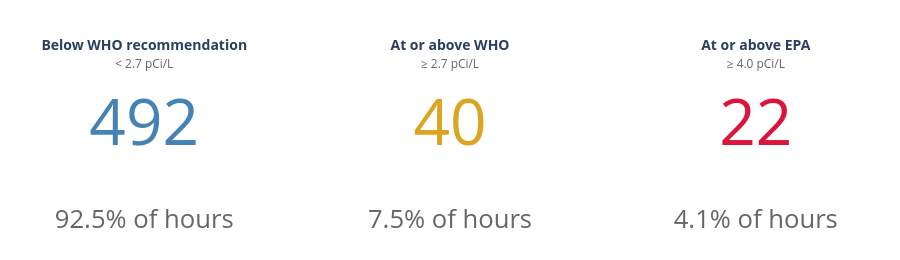

Source (notebook cell):
### Markdown cell above
## Threshold exceedance — headline metrics

Three counts that **overlap by design**: hours below the WHO recommendation, hours at or above WHO, and hours at or above EPA. Every hour above EPA is also above WHO, so these don't sum to 100% — they're three independent answers to "how often was radon at concerning levels?" The next chart breaks the same exceedance counts down day by day.

### Code cell
total = len(df_post)
below_who    = int((df_post['radon'] <  WHO_LEVEL).sum())
at_above_who = int((df_post['radon'] >= WHO_LEVEL).sum())
at_above_epa = int((df_post['radon'] >= EPA_LEVEL).sum())

cards = [
    ('Below WHO recommendation', f'< {WHO_LEVEL} pCi/L', below_who,    'steelblue'),
    ('At or above WHO',          f'≥ {WHO_LEVEL} pCi/L', at_above_who, 'goldenrod'),
    ('At or above EPA',          f'≥ {EPA_LEVEL} pCi/L', at_above_epa, 'crimson'),
]

fig = make_subplots(rows=1, cols=3,
                    specs=[[{'type': 'indicator'}] * 3])

for col, (label, sub, n, color) in enumerate(cards, start=1):
    pct = n / total * 100
    fig.add_trace(go.Indicator(
        mode='number',
        value=n,
        number={
            'font': {'color': color, 'size': 64},
            'suffix': f'<br><span style="font-size:0.40em;color:#666">'
                      f'{pct:.1f}% of hours'
                      f'</span>',
        },
        title={
            'text': f'<b>{label}</b><br>'
                    f'<span style="font-size:0.85em;color:#666">{sub}</span>',
            'font': {'size': 14},
        },
    ), row=1, col=col)

fig.update_layout(height=260, margin=dict(t=0, b=20, l=20, r=20))
fig.show()

### Figure 1 — Plotly figure (JSON) as saved in the notebook; plotly's stock layout.template omitted (floating-point values rounded to 4 significant figures)
{"data": [{"domain": {"x": [0, 0.2889], "y": [0, 1]}, "mode": "number", "number": {"font": {"color": "steelblue", "size": 64}, "suffix": "<br><span style=\"font-size:0.40em;color:#666\">92.5% of hours</span>"}, "title": {"font": {"size": 14}, "text": "<b>Below WHO recommendation</b><br><span style=\"font-size:0.85em;color:#666\">< 2.7 pCi/L</span>"}, "type": "indicator", "value": 492}, {"domain": {"x": [0.3556, 0.6444], "y": [0, 1]}, "mode": "number", "number": {"font": {"color": "goldenrod", "size": 64}, "suffix": "<br><span style=\"font-size:0.40em;color:#666\">7.5% of hours</span>"}, "title": {"font": {"size": 14}, "text": "<b>At or above WHO</b><br><span style=\"font-size:0.85em;color:#666\">≥ 2.7 pCi/L</span>"}, "type": "indicator", "value": 40}, {"domain": {"x": [0.7111, 1], "y": [0, 1]}, "mode": "number", "number": {"font": {"color": "crimson", "size": 64}, "suffix": "<br><span style=\"font-size:0.40em;color:#666\">4.1% of hours</span>"}, "title": {"font": {"size": 14}, "text": "<b>At or above EPA</b><br><span style=\"font-size:0.85em;color:#666\">≥ 4.0 pCi/L</span>"}, "type": "indicator", "value": 22}], "layout": {"height": 260, "margin": {"b": 20, "l": 20, "r": 20, "t": 0}}}
